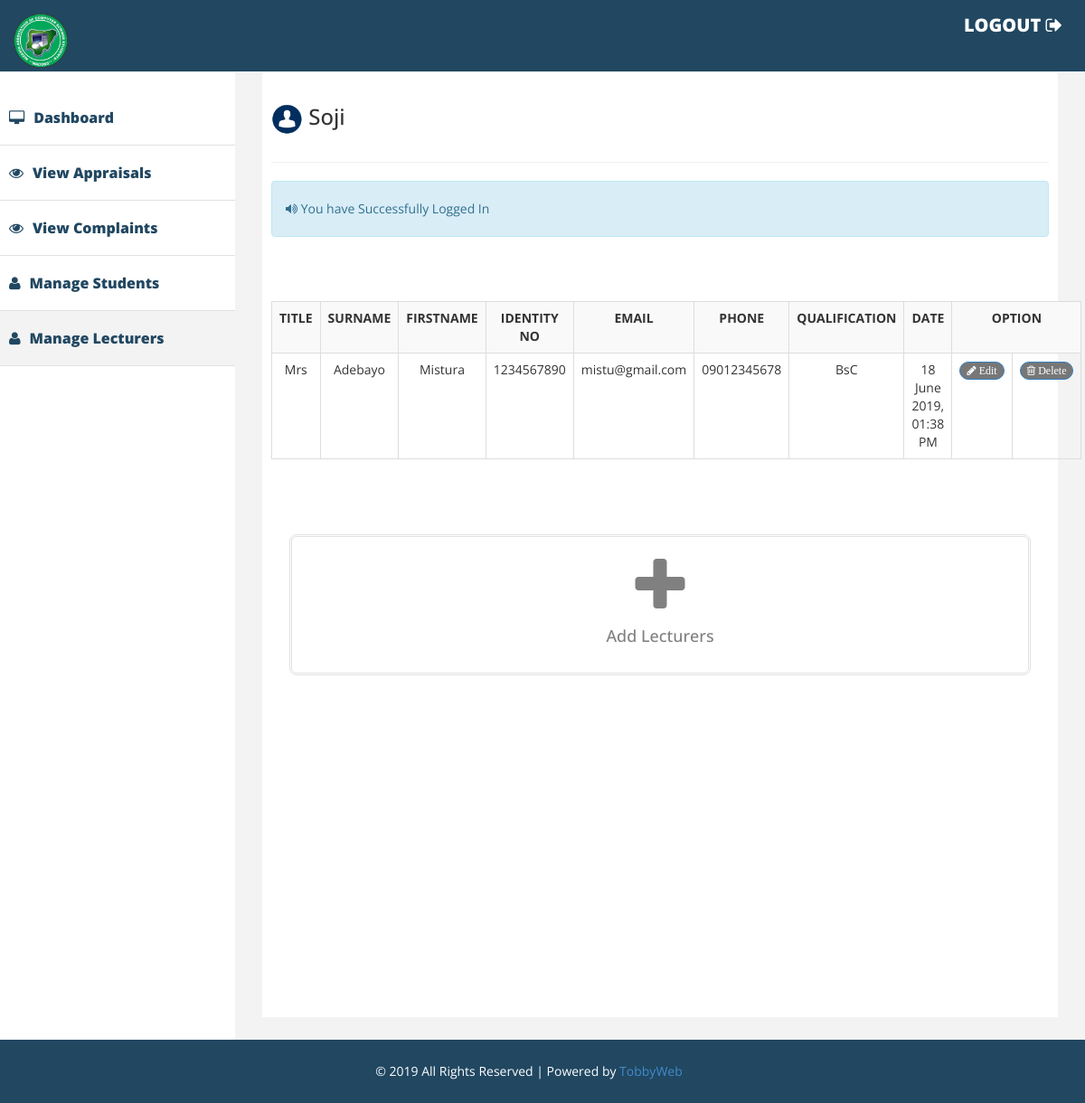
Screenshot of /mglecturers.php (signed in) with the database file from the repository.
### tables this page shows
CREATE TABLE `users` (
  `users_id` int(11) NOT NULL,
  `title` varchar(10) DEFAULT NULL,
  `username` varchar(35) NOT NULL,
  `password` varchar(64) NOT NULL,
  `surname` varchar(20) DEFAULT NULL,
  `firstname` varchar(20) DEFAULT NULL,
  `matric` varchar(35) DEFAULT NULL,
  `email` varchar(35) DEFAULT NULL,
  `phone` varchar(20) DEFAULT NULL,
  `department` varchar(40) DEFAULT NULL,
  `level` varchar(30) DEFAULT NULL,
  `photo` text,
  `salt` varchar(32) NOT NULL,
  `joined` varchar(25) NOT NULL,
  `group` int(11) NOT NULL,
  `opt` varchar(10) DEFAULT NULL
);

### classes/Config.php (called while the page is built)
<?php
class Config{
	public static function get($path=  null){
		if ($path){
			$config = $GLOBALS['config'];
			$path = explode('/', $path);
			foreach ($path as $bit){
				if (isset($config[$bit])) {
					$config=$config[$bit];
				}
			}
			return $config;
			}
			return false;
		}
	}
?>

### classes/DB.php (called while the page is built, shortened)
<?php
class DB {
	private static $_instance = null;
	private $_pdo,
	$_query,
	$_error = false,
	$_results,
	$_count = 0;
	private function __construct() {
		try{
			$this->_pdo = new PDO('mysql:host='. Config::get('mysql/host'). ';dbname=' .Config::get('mysql/db'), Config::get('mysql/username'), Config::get('mysql/password'));
		}catch(PDOException $e){
			die($e->getMessage());
		}
	}
	 public static function getInstance() {
	 	if(!isset(self::$_instance)) {
	 		self::$_instance=new DB();
	 	}
	 	return self::$_instance;
	 }
	 public function query($sql, $params = array()){
	 	$this->_error=false;
	 	if($this->_query = $this->_pdo->prepare($sql)){
	 			$x = 1;
	 			if(count($params)) {
	 				foreach($params  as $param) {
	 					$this->_query->bindValue($x, $param);
	 					$x++;
	 				}
	 			}
	 	if($this->_query->execute()){
	 	$this->_results = $this->_query->fetchAll(PDO::FETCH_OBJ);
	 	$this->_count=$this->_query->rowCount();
	 	}else{
	 		$this->_error = true;
	 	}
	  }
	  return $this;
	}
	public function action($action,$table,$where =array()){
			if (count($where) === 3) {
				$operators =array('=', '>', '<', '>=', '<=');
				 $field      = $where[0];
				 $operator   = $where[1];
				 $value      = $where[2];
				 if (in_array($operator, $operators)){
				 	$sql = "{$action}  FROM {$table} WHERE {$field} {$operator} ?";
				 		if (!$this->query($sql, array($value))->error()) {
				 				return $this;
				 		}
				 }
			}
			return false;
	}
	public function get($table,$where){
		return $this->action('SELECT *', $table, $where);
	}
	public function results(){
		return $this->_results;
	}
	public function first(){
		return $this->results()[0];
	}
	public function error(){
		return $this->_error;
	}
	public function count(){
	return $this->_count;
	}
}
?>

### classes/User.php (called while the page is built, shortened)
<?php
	class User{
		private $_db,
				$_data,
				$_sessionName,
				$_cookieName,
				$_isLoggedIn;
		public function __construct($user = null){
			$this->_db = DB::getInstance();
			$this->_sessionName = Config::get('session/session_name');
				if(!$user){
					if (Session::exists($this->_sessionName)) {
						$user = Session::get($this->_sessionName);
							if($this->find($user)){
								$this->_isLoggedIn = true;
							}else{
							}
					}
				}else{
					$this->find($user);
				}
		}
			public function find( $user = null){
				if($user){
					$field = (is_numeric($user)) ? 'users_id' : 'username';
					$data = $this->_db->get('users', array($field, '=', $user));
					if ($data->count()) {
						$this->_data = $data->first();
						return true;
					}
				}
				return false;
			}
		public function data(){
			return $this->_data;
		}
		public function isLoggedIn(){
			return $this->_isLoggedIn;
		}
	}
?>

### classes/Session.php (called while the page is built, shortened)
<?php
class Session{
	public static function exists($name){
		return (isset($_SESSION[$name])) ? true : false;
	}
	public static function get($name){
		return $_SESSION[$name];
	}
	public static function flash($name, $string = ''){
		if (self::exists($name)) {
			$session = self::get($name);
			return $session;
		}else{
			self::put($name, $string);
		}
	}
}
?>

### functions/sanitize.php (called while the page is built)
<?php
function escape($string){
	return htmlentities($string, ENT_QUOTES, 'UTF-8');
}
?>

### mglecturers.php (the view, shortened to what this page needs)
<!DOCTYPE html>
<html>
<head>
    <link href="assets/css/bootstrap.css" rel="stylesheet" />
    <link href="assets/css/font-awesome.css" rel="stylesheet" />
    <link href="assets/css/custom.css" rel="stylesheet" />
</head>
<body>
<?php
  $user = new User();
  $firstname = escape($user->data()->firstname);
  $photo = escape($user->data()->photo);
  $users_id = escape($user->data()->users_id);
  if ($user->isLoggedIn()) {
?>
<div id="wrapper">
  <div class="navbar navbar-inverse navbar-fixed-top">
    <div class="adjust-nav">
      <div class="navbar-header">
          <a class="navbar-brand" href="#">
              <img src="assets/img/nacoss.png" style="width:60px; height:60px;" />
          </a>
      </div>
        <span class="logout-spn">
          <a href="logout.php" style="color:#fff; font-size:20px;">LOGOUT <i class="fa fa-sign-out"></i></a>
        </span>
    </div>
  </div>
      <nav class="navbar-default navbar-side" role="navigation">
      <div class="sidebar-collapse">
      <ul class="nav" id="main-menu">
          <li>
            <a href="admin.php?user=<?php echo $users_id; ?>" ><i class="fa fa-desktop"></i>Dashboard</a>
          </li>
          <li>
            <a href="praises.php?user=<?php echo $users_id; ?>" ><i class="fa fa-eye"></i>View Appraisals</a>
          </li>
          <li>
            <a href="admcomplaints.php?user=<?php echo $users_id; ?>" ><i class="fa fa-eye"></i>View Complaints</a>
          </li>
          <li>
            <a href="mgstudents.php?user=<?php echo $users_id; ?>" ><i class="fa fa-user"></i>Manage Students</a>
          </li>
          <li class="active-link">
            <a href="mglecturers.php?user=<?php echo $users_id; ?>" ><i class="fa fa-user"></i>Manage Lecturers</a>
          </li>
      </ul>
      </div>
      </nav>
<div id="page-wrapper" >
  <div id="page-inner">
        <div class="row" style="margin-top:1%;">
          <div class="col-md-12">
            <?php $Rphoto = "<img src='profile/".$photo."' style='width:35px; height:35px;border-radius:50%;'>"; ?>
            <h3 style=""><?php echo $Rphoto ." ". $firstname; ?></h3>
          </div>
        </div>
      <hr/>
      <?php if (Session::exists('home')) { ?>
      <div class="row">
        <div class="col-lg-12 ">
          <div class="alert alert-info">
            <i class="fa fa-volume-up"></i>
               <?php echo Session::flash('home'); ?>
          </div>
        </div>
      </div>
      <?php
        }
      ?>
<div class="row" style="margin-top:6%;">
  <div class="col-md-12 text-center">
      <?php
      $sql = DB::getInstance()->query("SELECT * FROM users WHERE opt = 'lecturer' ORDER BY users_id desc");
      if ($sql->count($sql))
      { ?>
        <table class="table table-striped table-bordered text-center">
          <tr>
            <th style="text-align:center;">TITLE</th>
            <th style="text-align:center;">SURNAME</th>
            <th style="text-align:center;">FIRSTNAME</th>
            <th style="text-align:center;">IDENTITY NO</th>
            <th style="text-align:center;">EMAIL</th>
            <th style="text-align:center;">PHONE</th>
            <th style="text-align:center;">QUALIFICATION</th>
            <th style="text-align:center;">DATE</th>
            <th colspan="2" style="text-align:center;">OPTION</th>
          </tr>
        <?php
        foreach ($sql->results() as $sql) {?>
         <tr>
            <td>
            <?php echo $sql->title;?>
            </td>
            <td>
            <?php echo $sql->surname;?>
            </td>
            <td>
            <?php echo $sql->firstname;?>
            </td>
            <td>
            <?php echo $sql->matric;?>
            </td>
             <td>
            <?php echo $sql->email;?>
            </td>
             <td>
            <?php echo $sql->phone;?>
            </td>
             <td>
            <?php echo $sql->level;?>
            </td>
            <td>
            <?php echo $sql->joined;?>
            </td>
            <td>
            <a href="lectedit.php?id=<?php echo $sql->users_id; ?>">
              <span class="badge btn btn-primary">
                <i class="fa fa-pencil"> Edit</i>
              </span>
            </a>
            </td>
             <td>
            <a href="lecttrash.php?id=<?php echo $sql->users_id; ?>">
              <span class="badge btn btn-primary">
                <i class="fa fa-trash-o"> Delete</i>
              </span>
            </a>
            </td>
          </tr>
        <?php
        }
        }
        else {
          ?>
              <div class="alert alert-danger">
                  <p>Dear <b><?php echo $firstname; ?></b>, NO REGISTERED USER YET !!!<br/> <b>Only Successfully Registered Students will Appear here</b></p>
              </div>
        <?php
        }
        ?>
      </table>
  </div>
</div>
    <div class="row" style="margin-top:5%;">
      <div class="col-md-12 text-center">
        <div class="col-md-12 pad-top">
          <div class="div-square" style="padding:20px;">
            <a href="addlecturers.php?user=<?php echo $users_id; ?>" >
              <i class="fa fa-plus fa-5x"></i>
              <h4>Add Lecturers</h4>
            </a>
          </div>
        </div>
      </div>
    </div>
  </div>
</div>
</div>
<div class="footer">
    <div class="row">
        <div class="col-lg-12 text-center">
            &copy; 2019 All Rights Reserved | Powered by <a href="#">TobbyWeb</a>
        </div>
    </div>
</div>
<?php
}
else
{
  redirect::to('login.php');
}
?>
</body>
</html>

### assets/css/custom.css (style rules this page uses)
body { font-family: 'Open Sans', sans-serif; line-height:30px; }
#wrapper { width: 100%; margin-top:50px; }
#page-wrapper { padding: 15px 15px; min-height: 600px; background:#F3F3F3; }
#page-inner { width:100%; margin:10px 20px 10px 0px; background-color:#fff!important; padding:10px; min-height:1050px; }
.pad-top { padding-top:15px; }
.sidebar-collapse .nav { padding:0; padding-top:50px; }
.sidebar-collapse > .nav > li > a { padding:15px 10px; color: #214761; font-weight: 900; font-size: 16px; }
.sidebar-collapse > .nav > li { border-bottom:1px solid #e1e1e1; }
.navbar-side { border:none; background-color: #fff; }
.navbar-inverse { background-color: #214761; border-color: #F0F0F0; min-height: 80px; }
.nav > li > a > i { margin-right:10px; }
.logout-spn { float:right; color:#fff; font-size:25px; font-weight:800; margin:20px; margin: 10px 25px 10px 50px; }
.logout-spn a { text-decoration:none; }
.active-link { background-color:#f3f3f3; }
.div-square { padding:5px; border:3px double #e1e1e1; -webkit-border-radius:8px; -moz-border-radius:8px; border-radius:8px; margin:5px; }
.div-square> a,.div-square> a:hover { color:#808080; text-decoration:none; }
.footer { background-color:#214761; width:100%; color:#fff; padding:20px 50px 20px 50px; padding-left:20px; }
@media (min-width:768px) { #page-wrapper { margin: 0 0 0 260px; padding: 15px 30px; min-height: 1050px; } }
@media (min-width:768px) { .navbar-side { z-index: 1; position: absolute; width: 260px; } }

### rows the page displays
users: photo (placeholder picture), firstname "Soji"
users: title "Mrs", surname "Adebayo", firstname "Mistura", matric "1234567890", email "mistu@gmail.com", phone "09012345678", level "BsC", joined "18 June 2019, 01:38 PM"

### other values shown
Session::flash('home') "You have Successfully Logged In"
